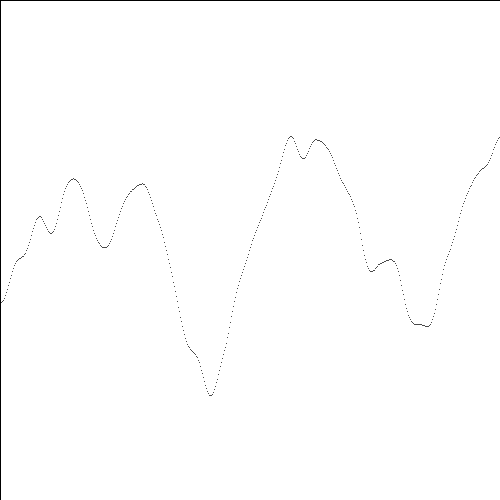
Frame 1 (no input)
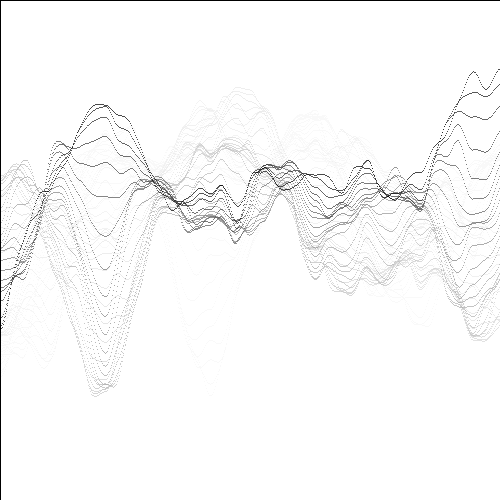
Frame 60 (the mouse pressed at the canvas centre just before this capture)
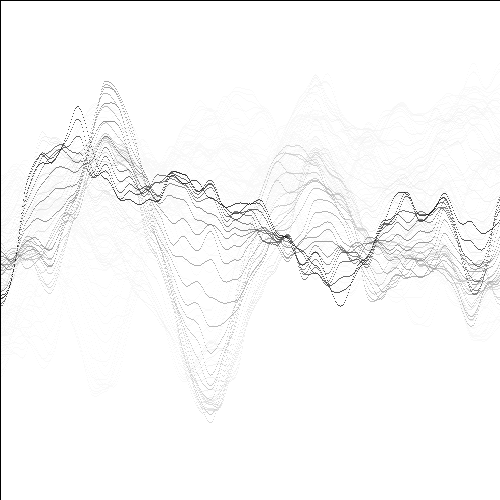
Frame 120 (the mouse held since frame 60 and released just before this capture)

The Processing sketch that drew these frames (run headless with seeded random() and noise(); from frame 60 on, the mouse is pressed at the canvas centre):

// Processing sketch: processing_64543
// ── processing_64543.pde

float time = 0;

void setup() {

  size (500, 500);
  background(255);
}

void draw() {
 fill(255,20);
  rect(0,0,width,height);
  
  float x = 0;

  while (x <width) {
    point (x, height*noise(x/105, time));
    x= x + 1;
  }
  time = time + 0.05;
}
